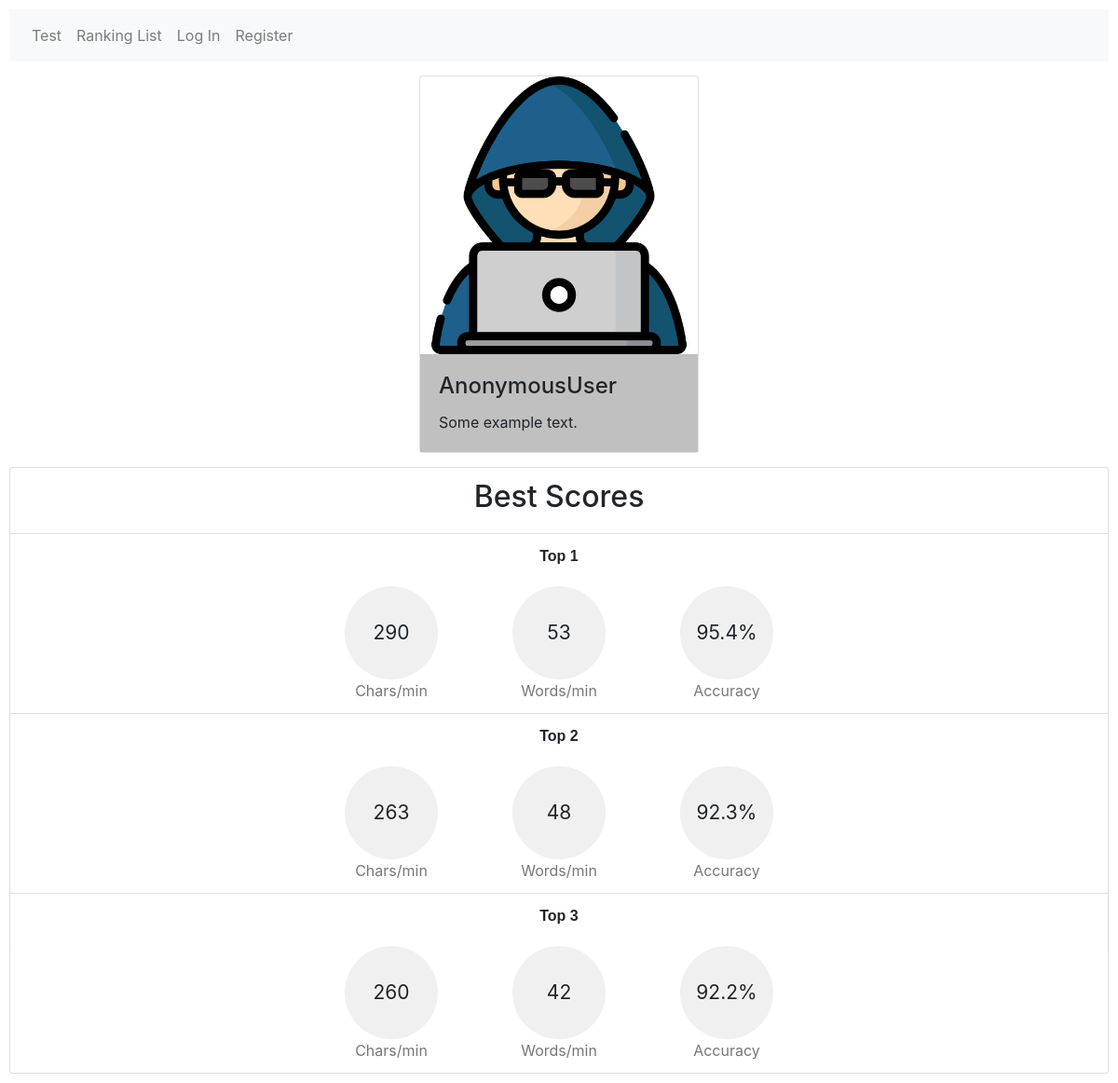
Page /profile/igor on the committed database.
### type_speed/models.py (models this page shows, shortened)
class Scores(models.Model):
    user = models.ForeignKey(User, on_delete=models.CASCADE, related_name="scores")
    words_min = models.IntegerField(default=0)
    chars_min = models.IntegerField(default=0)
    accuracy = models.CharField(max_length=32)
    custom = models.BooleanField(default=False)
    text = models.ForeignKey(CustomText, on_delete=models.CASCADE, null=True, blank=True)

### type_speed/views.py (the view)
# urls.py: path("profile/<str:username>", views.profile, name="profile"),
def profile(request, username):
    user = User.objects.get(username=username)
    scores = user.scores.filter(custom=False).order_by('-chars_min')
    return render(request, "type_speed/profile.html", {
        'scores': scores[:3]
    })

### type_speed/templates/type_speed/profile.html
{% extends "type_speed/layout.html" %}
{% load static %}
{% block body %}
    <div class="d-flex justify-content-center" id="card">
        <div class="card" style="width:300px">
            {% if request.user.gender == 'male' %}
                <img class="card-img-top" src="{% static 'type_speed/icons/man.png' %}" alt="Card image">
            {% elif request.user.gender == 'female' %}
                <img class="card-img-top" src="{% static 'type_speed/icons/woman.png' %}" alt="Card image">
            {% else %}
                <img class="card-img-top" src="{% static 'type_speed/icons/hacker.png' %}" alt="Card image">
            {% endif %}
            <div class="card-body">
                <h4 class="card-title">{{ request.user }}</h4>
                <p class="card-text">Some example text.</p>
            </div>
        </div>
    </div>
    <div id="top3">
        <ul class="list-group">
            <li class="list-group-item"><b><h2>Best Scores</h2></b></li>
            {% for score in scores %}
                <li class="list-group-item">
                    <b class="info">Top {{ forloop.counter }}</b>
                    <div class="test-results">
                        <div class="result-item">
                            <div class="results"  style="height: 100px; width: 100px; font-size: 21px; margin: 20px; margin-bottom: 0px;">{{ score.chars_min }}</div>
                            <div class="result-description">Chars/min</div>
                            </div>
                        <div class="result-item">
                            <div class="results"  style="height: 100px; width: 100px; font-size: 21px; margin: 20px; margin-bottom: 0px">{{ score.words_min }}</div>
                            <div class="result-description">Words/min</div>
                        </div>
                        <div class="result-item">
                            <div class="results"  style="height: 100px; width: 100px; font-size: 21px; margin: 20px; margin-bottom: 0px">{{ score.accuracy }}</div>
                            <div class="result-description">Accuracy</div>
                    </div>
                </li>
            {% endfor %}
        </ul>
    </div>
{% endblock %}

### type_speed/static/type_speed/styles.css (style rules this page uses)
body { margin: 10px; }
h2 { text-align: center; }
.info { grid-area: info; display: flex; align-items: center; justify-content: center; font-family: sans-serif; text-align: center; }
#top3 .results, #test-result .results { display: flex; justify-content: center; align-items: center; width: 240px; height: 240px; border-radius: 50%; background-color: #f0f0f0; text-align: center; font-size: 50px; margin-top: 50px; margin-left: 40px; margin-right: 40px; }
#top3 .test-results, #test-result .test-results { display: flex; justify-content: center; align-items: center; flex-direction: row; }
#top3 .result-item, #test-result .result-item { display: flex; flex-direction: column; align-items: center; margin: 0 20px; }
#top3 .result-description, #test-result .result-description { font-size: 16px; color: #777; }
#card { margin: 15px; }
.card-body { background-color: silver; }

### rows in the picture
Scores: chars_min "290", words_min "53", accuracy "95.4%"
Scores: chars_min "263", words_min "48", accuracy "92.3%"
Scores: chars_min "260", words_min "42", accuracy "92.2%"

### other values in the picture
{{ request.user }} "AnonymousUser"
